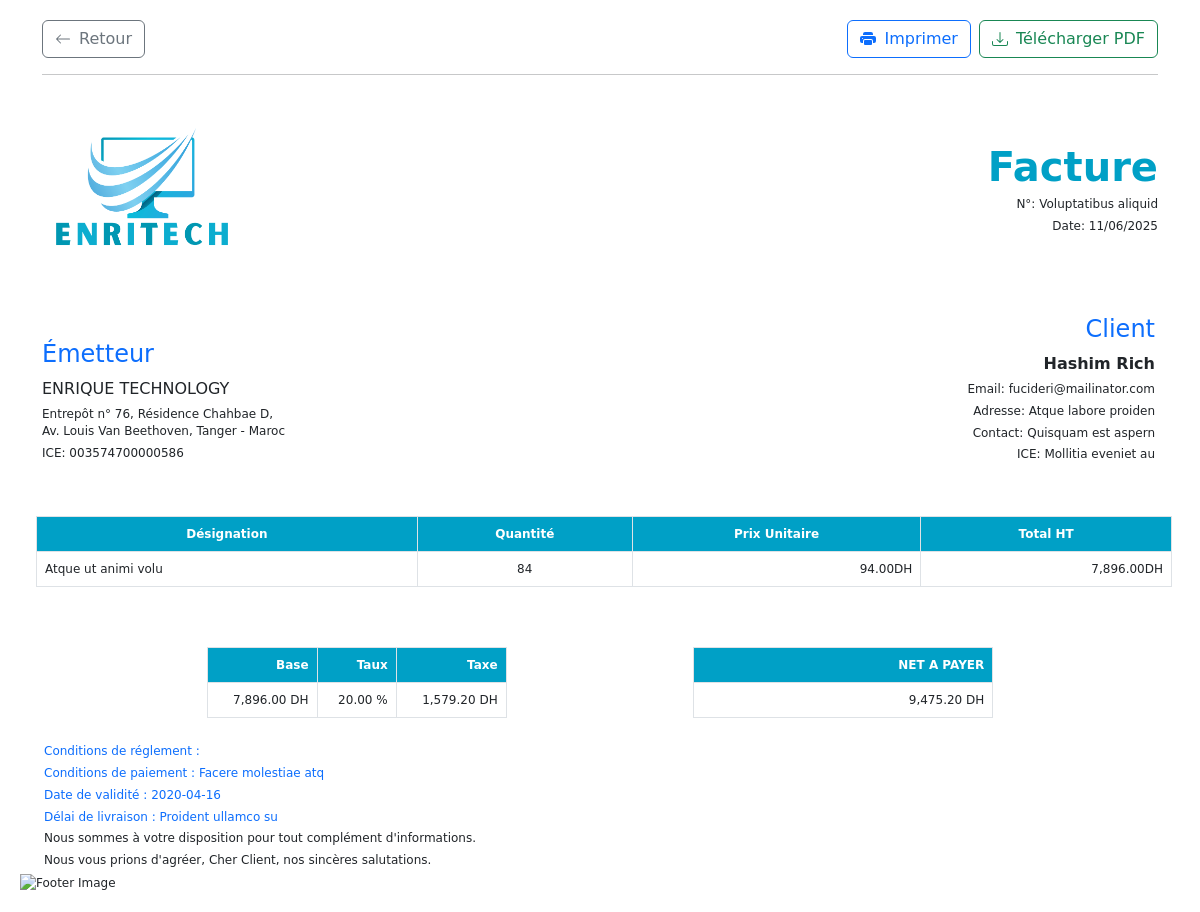
The app's page /voir_facture.php?id=1 (signed in) with its own data.
### tables this page shows
CREATE TABLE IF NOT EXISTS `factures` (
  `ID` int NOT NULL AUTO_INCREMENT,
  `ClientID` int NOT NULL,
  `N_facture` varchar(100) NOT NULL,
  `type` enum('facture','bl','devis') DEFAULT 'facture',
  `TVA` decimal(5,2) DEFAULT '20.00',
  `Montant_Total_HT` decimal(10,2) DEFAULT '0.00',
  `Montant_Total_TTC` decimal(10,2) DEFAULT '0.00',
  `Date_Creation` timestamp NULL DEFAULT CURRENT_TIMESTAMP,
  `Conditions` text,
  `condition_re` text,
  `Datee` date DEFAULT NULL,
  `livraison` text,
  `user_id` int UNSIGNED NOT NULL,
  PRIMARY KEY (`ID`),
  UNIQUE KEY `N_facture` (`N_facture`),
  KEY `ClientID` (`ClientID`),
  KEY `fk_user_bank` (`user_id`)
);

CREATE TABLE IF NOT EXISTS `liste_fourniseur_client` (
  `ID` int NOT NULL AUTO_INCREMENT,
  `NameEntreprise` varchar(250) NOT NULL,
  `ICE` varchar(100) NOT NULL,
  `Adresse` varchar(250) NOT NULL,
  `Email` varchar(250) NOT NULL,
  `Contact` varchar(250) NOT NULL,
  `NumeroGSM` varchar(100) DEFAULT NULL,
  `NumeroFixe` varchar(100) DEFAULT NULL,
  `Activite` varchar(100) NOT NULL,
  `Role` enum('Client','Fournisseur') DEFAULT NULL,
  `Code_de_reference` varchar(100) DEFAULT NULL,
  `user_id` int UNSIGNED NOT NULL,
  PRIMARY KEY (`ID`),
  KEY `fk_user_bank` (`user_id`)
);

CREATE TABLE IF NOT EXISTS `facture_items` (
  `ID` int NOT NULL AUTO_INCREMENT,
  `FactureID` int NOT NULL,
  `Designation` text NOT NULL,
  `Quantite` int NOT NULL DEFAULT '1',
  `Prix_Unit` decimal(10,2) NOT NULL,
  `Montant_HT` decimal(10,2) NOT NULL,
  `ordre` int DEFAULT '1',
  PRIMARY KEY (`ID`),
  KEY `FactureID` (`FactureID`)
);

### voir_facture.php (the view, shortened to what this page needs)
<?php
include_once 'Database.php';
$id = intval($_GET['id']);
$sql = "SELECT f.*, c.NameEntreprise, c.ICE, c.Adresse, c.Email, c.Contact, c.NumeroGSM, c.NumeroFixe, c.Activite
        FROM factures f
        JOIN liste_fourniseur_client c ON f.ClientID = c.ID
        WHERE f.ID = ?";
$stmt = $pdo->prepare($sql);
$stmt->execute([$id]);
$facture = $stmt->fetch(PDO::FETCH_ASSOC);
$sqlItems = "SELECT * FROM facture_items WHERE FactureID = ? ORDER BY ordre ASC";
$stmtItems = $pdo->prepare($sqlItems);
$stmtItems->execute([$id]);
$items = $stmtItems->fetchAll(PDO::FETCH_ASSOC);
$tva_amount = $facture['Montant_Total_HT'] * ($facture['TVA'] / 100);
$total_ttc = $facture['Montant_Total_HT'] + $tva_amount;
?>
<!DOCTYPE html>
<html lang="fr">
<head>
    <link href="https://cdn.jsdelivr.net/npm/bootstrap@5.3.0/dist/css/bootstrap.min.css" rel="stylesheet">
</head>
<body>
    <div class="container mt-3 no-print">
        <div class="d-flex justify-content-between align-items-center">
            <a href="Liste_Facturation.php" class="btn btn-outline-secondary d-flex align-items-center gap-2">
                <svg xmlns="http://www.w3.org/2000/svg" width="16" height="16" fill="currentColor" viewBox="0 0 16 16">
                    <path fill-rule="evenodd"
                        d="M15 8a.5.5 0 0 0-.5-.5H2.707l3.147-3.146a.5.5 0 1 0-.708-.708l-4 4a.5.5 0 0 0 0 .708l4 4a.5.5 0 0 0 .708-.708L2.707 8.5H14.5A.5.5 0 0 0 15 8z" />
                </svg>
                Retour
            </a>
            <div class="d-flex gap-2">
                <button onclick="window.print()" class="btn btn-outline-primary d-flex align-items-center gap-2">
                    Imprimer
                </button>
                <a href="telecharger_pdf.php?id=<?= $facture['ID'] ?>"
                    class="btn btn-outline-success d-flex align-items-center gap-2" target="_blank">
                    Télécharger PDF
                </a>
            </div>
        </div>
        <hr class="my-3">
    </div>
    <div class="containe">
        <div class="container mb-4">
            <div class="d-flex justify-content-between align-items-center">
                <div>
                    <img src="images/logo.png" alt="Logo" style="max-width: 200px; max-height: 200px;">
                </div>
                <div class="text-end">
                    <h1 class="invoice-title">
                        <?php
                        if ($facture['type'] == 'bl') {
                            echo 'Bon de Livraison';
                        } elseif ($facture['type'] == 'facture') {
                            echo 'Facture';
                        } elseif ($facture['type'] == 'devis') {
                            echo 'Devis';
                        }
                        ?>
                    </h1>
                    <p>N°: <?= htmlspecialchars($facture['N_facture']) ?></p>
                    <p>Date: <?= date('d/m/Y', strtotime($facture['Date_Creation'])) ?></p>
                </div>
            </div>
        </div>
        <div class="container mb-4">
            <div class="d-flex justify-content-evenly align-items-center">
                <div class="col-6">
                    <h1 class="text-primary">Émetteur</h1>
                    <strong>
                        <h6>ENRIQUE TECHNOLOGY</h6>
                    </strong>
                    <p>Entrepôt n° 76, Résidence Chahbae D,<br>Av. Louis Van Beethoven, Tanger - Maroc</p>
                    <p>ICE: 003574700000586</p>
                </div>
                <div class="row mb-4 text-end">
                    <div class="col-6">
                        <h1 class="text-primary">Client</h1>
                        <h6>
                            <strong><?= htmlspecialchars($facture['NameEntreprise']) ?></strong>
                        </h6>
                        <p>Email: <?= htmlspecialchars($facture['Email']) ?></p>
                        <p>Adresse: <?= htmlspecialchars($facture['Adresse']) ?></p>
                        <p>Contact: <?= htmlspecialchars($facture['Contact']) ?></p>
                        <p>ICE: <?= htmlspecialchars($facture['ICE']) ?></p>
                    </div>
                </div>
            </div>
        </div>
        <div class="row ">
            <div class="col-12">
                <table class="table-bordered ms-3">
                    <thead class="table-header">
                        <tr>
                            <th>Désignation</th>
                            <th>Quantité</th>
                            <th>Prix Unitaire</th>
                            <th>Total HT</th>
                        </tr>
                    </thead>
                    <tbody>
                        <?php foreach ($items as $index => $item): ?>
                        <tr>
                            <td><?= htmlspecialchars($item['Designation']) ?></td>
                            <td class="text-center"><?= $item['Quantite'] ?></td>
                            <td class="text-end"><?= number_format($item['Prix_Unit'], 2) ?>DH</td>
                            <td class="text-end"><?= number_format($item['Montant_HT'], 2) ?>DH</td>
                        </tr>
                        <?php endforeach; ?>
                    </tbody>
                </table>
            </div>
        </div>
        <div class="d-flex justify-content-evenly">
            <div style="min-width: 300px;">
                <div class="col-md-12">
                    <table class="table-bordered totals-table w-100">
                        <tr class="text-end total-section">
                            <td>Base</td>
                            <td>Taux</td>
                            <td>Taxe</td>
                        </tr>
                        <tr>
                            <td class="text-end"><?= number_format($facture['Montant_Total_HT'], 2) ?> DH</td>
                            <td class="text-end"><?= $facture['TVA'] ?> %</td>
                            <td class="text-end"><?= number_format($tva_amount, 2) ?> DH</td>
                        </tr>
                    </table>
                </div>
            </div>
            <div style="min-width: 300px;">
                <div class="col-md-12">
                    <table class="table-bordered totals-table w-100">
                        <tr class="text-end total-section">
                            <td>NET A PAYER</td>
                        </tr>
                        <tr>
                            <td class="text-end"><?= number_format($total_ttc, 2) ?> DH</td>
                        </tr>
                    </table>
                </div>
            </div>
        </div>
        <p class="ms-4 text-primary">
            Conditions de réglement : <?= htmlspecialchars($facture['condition_re']) ?>
        </p>
        <p class="ms-4 text-primary">
            Conditions de paiement : <?= htmlspecialchars($facture['Conditions']) ?>
        </p>
        <p class="ms-4 text-primary">
            Date de validité : <?= htmlspecialchars($facture['Datee']) ?>
        </p>
        <p class="ms-4 text-primary">
            Délai de livraison : <?= htmlspecialchars($facture['livraison']) ?>
        </p>
        <p class=" ms-4">
            Nous sommes à votre disposition pour tout complément d'informations.
        </p>
        <p class=" ms-4">
            Nous vous prions d'agréer, Cher Client, nos sincères salutations.
        </p>
    </div>
    <footer>
        <img src="images/unnamed" alt="Footer Image">
    </footer>
</body>
</html>

### voir_facture.php (style rules this page uses)
body { font-family: DejaVu Sans, sans-serif; font-size: 12px; margin: 20px; }
.text-primary { color: #0d6efd; }
.invoice-title { color: #00a0c6; font-size: 2.5rem; font-weight: bold; margin: 0; }
.row { display: table; width: 100%; margin-bottom: 20px; }
.col-6 { display: table-cell; width: 50%; vertical-align: top; padding-right: 15px; }
.col-12 { width: 100%; }
.text-end { text-align: right; }
.text-center { text-align: center; }
h1 { font-size: 1.5rem; margin: 0 0 10px 0; }
p { margin: 5px 0; line-height: 1.4; }
table { width: 100%; border-collapse: collapse; margin-bottom: 20px; }
.table-bordered { border: 1px solid #dee2e6; }
.table-bordered th, .table-bordered td { border: 1px solid #dee2e6; padding: 8px; }
.table-header { background-color: #00a0c6; color: white; text-align: center; }
.total-section { background-color: #00a0c6; color: white; font-weight: bold; }
.totals-table { width: 100%; margin-top: 20px; }

### records on screen
factures: N_facture "Voluptatibus aliquid", Date_Creation "11/06/2025", liste_fourniseur_client.NameEntreprise "Hashim Rich", liste_fourniseur_client.Email "fucideri@mailinator.com", liste_fourniseur_client.Adresse "Atque labore proiden", liste_fourniseur_client.Contact "Quisquam est aspern", liste_fourniseur_client.ICE "Mollitia eveniet au", Montant_Total_HT "7,896.00", TVA "20.00", tva_amount "1,579.20", total_ttc "9,475.20", Conditions "Facere molestiae atq", Datee "2020-04-16", livraison "Proident ullamco su"
facture_items: Designation "Atque ut animi volu", Quantite "84", Prix_Unit "94.00", Montant_HT "7,896.00"
